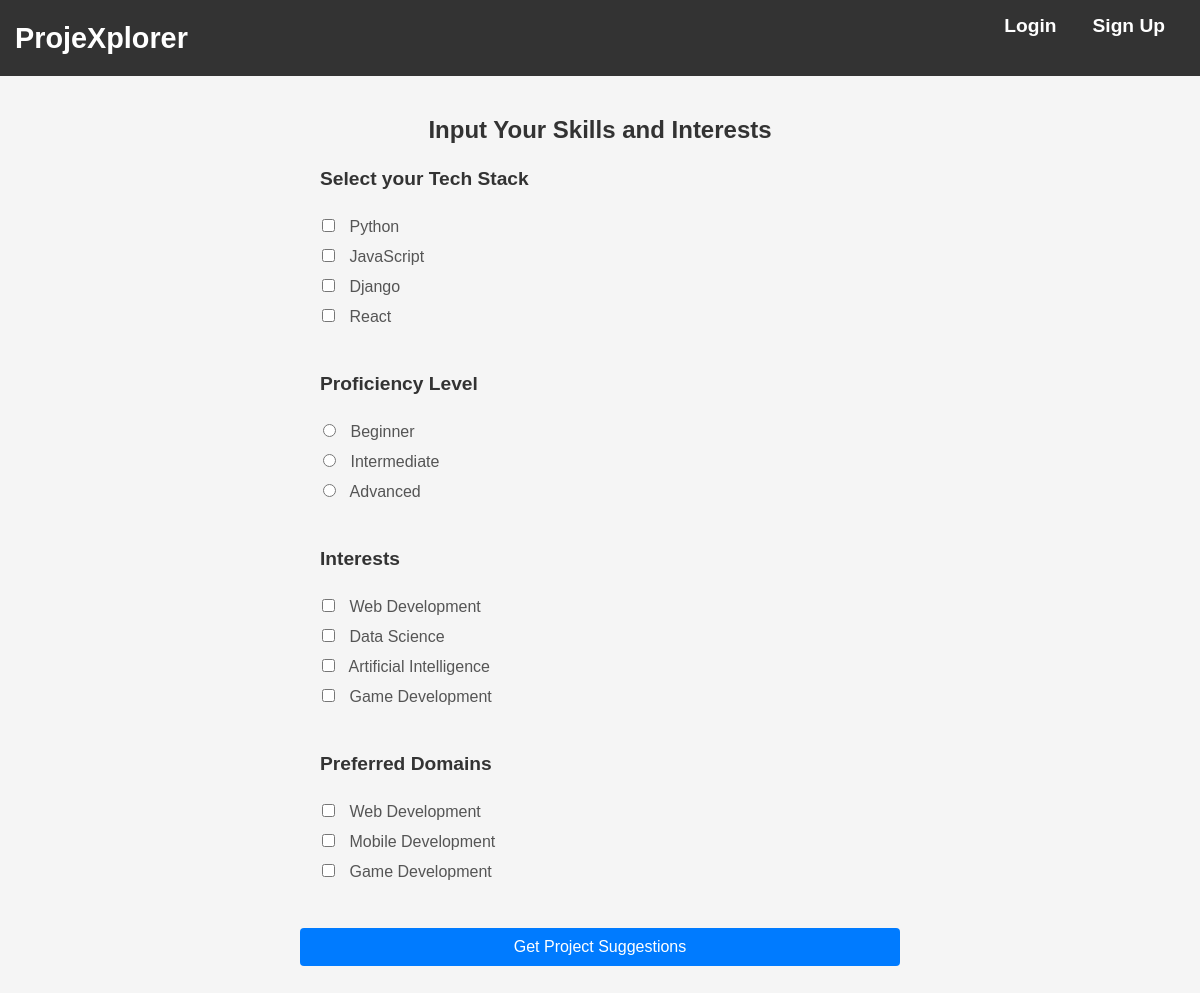
Page /skill-input/ on the committed database.
### suggester/models.py (models this page shows, shortened)
class TechStack(models.Model):
    name = models.CharField(max_length=100)

class Interest(models.Model):
    name = models.CharField(max_length=100)

class Domain(models.Model):
    name = models.CharField(max_length=100)

### suggester/views.py (the view, shortened to what this page needs)
# urls.py: path('skill-input/', views.skill_input_view, name='skill_input'),
def skill_input_view(request):
    tech_stacks = TechStack.objects.all()
    interests = Interest.objects.all()
    domains = Domain.objects.all()
    return render(request, 'suggester/skill_form.html', {
        'tech_stacks': tech_stacks,
        'interests': interests,
        'domains': domains
    })

### suggester/templates/suggester/skill_form.html (shortened to what this page needs)
{% extends 'suggester/base.html' %}
{% block content %}
<h2>Input Your Skills and Interests</h2>
<form method="post">
    <fieldset style="   border: none;">
        <legend>Select your Tech Stack</legend>
        <div class="checkbox-group">
            {% for tech_stack in tech_stacks %}
                <label><input type="checkbox" name="tech_stacks" value="{{ tech_stack.id }}"> {{ tech_stack.name }}</label>
            {% endfor %}
        </div>
    </fieldset>
    <fieldset style="   border: none;">
        <legend>Proficiency Level</legend>
        <div class="checkbox-group">
            <label><input type="radio" name="proficiency" value="beginner"> Beginner</label>
            <label><input type="radio" name="proficiency" value="intermediate"> Intermediate</label>
            <label><input type="radio" name="proficiency" value="advanced"> Advanced</label>
        </div>
    </fieldset>
    <fieldset style="   border: none;">
        <legend>Interests</legend>
        <div class="checkbox-group">
            {% for interest in interests %}
                <label><input type="checkbox" name="interests" value="{{ interest.id }}"> {{ interest.name }}</label>
            {% endfor %}
        </div>
    </fieldset>
    <fieldset style="   border: none;">
        <legend>Preferred Domains</legend>
        <div class="checkbox-group">
            {% for domain in domains %}
                <label><input type="checkbox" name="domains" value="{{ domain.id }}"> {{ domain.name }}</label>
            {% endfor %}
        </div>
    </fieldset>
    <button type="submit">Get Project Suggestions</button>
</form>
{% endblock %}

### suggester/templates/suggester/base.html (shortened to what this page needs)
<!DOCTYPE html>
<html lang="en">
<head>
    {% load static %}
    <link rel="stylesheet" href="{% static 'suggester/styles.css' %}">
</head>
<body>
    <nav>
        <div class="project-title">
            <a href="{% url 'skill_input' %}">ProjeXplorer</a>
        </div>
        <ul>
            {% if user.is_authenticated %}
                <li>
                    <form method="post" action="{% url 'logout' %}" style="margin: 0;">
                        {% csrf_token %}
                        <button type="submit" class="logout-button">Logout</button>
                    </form>
                </li>
            {% else %}
                <li><a href="{% url 'login' %}">Login</a></li>
                <li><a href="{% url 'signup' %}">Sign Up</a></li>
            {% endif %}
        </ul>
    </nav>
    <div class="container">
        {% block content %}
        {% endblock %}
    </div>
</body>
</html>

### suggester/static/suggester/styles.css (style rules this page uses)
body { font-family: Arial, sans-serif; margin: 0; padding: 0; }
nav { background-color: #333; padding: 1em; }
nav ul { list-style: none; display: flex; gap: 1em; }
nav ul li a { color: white; text-decoration: none; }
.container { padding: 2em; }
form fieldset { margin-bottom: 1em; border: 1px solid #ccc; padding: 1em; }
form legend { font-weight: bold; }
button { padding: 0.5em 1em; background-color: #333; color: white; border: none; cursor: pointer; }
h2 { margin-bottom: 1em; }
ul { list-style: none; padding: 0; }
li { margin-bottom: 1.5em; }

### suggester/templates/suggester/base.html (style rules this page uses)
body { margin: 0; padding: 0; font-family: Arial, sans-serif; background-color: #f5f5f5; }
nav { background-color: #333; color: white; padding: 15px; display: flex; justify-content: space-between; align-items: center; }
.project-title { font-size: 1.8em; font-weight: bold; margin: 0; }
.project-title a { color: white; text-decoration: none; }
nav ul { list-style: none; margin: 0; padding: 0; display: flex; }
nav ul li { margin-right: 20px; }
nav ul li a { color: white; text-decoration: none; font-weight: bold; font-size: 1.2em; }
.container { padding: 20px; max-width: 960px; margin: 0 auto; }
form { margin: 0; }

### suggester/templates/suggester/skill_form.html (style rules this page uses)
body { font-family: Arial, sans-serif; background-color: #f5f5f5; margin: 0; }
h2 { text-align: center; color: #333; }
form { padding: 0px; background-color: none; border-radius: 8px; max-width: 600px; margin: 20px auto; }
fieldset { border: none; margin-bottom: 20px; }
legend { font-size: 1.2em; margin-bottom: 10px; color: #333; font-weight: bold; }
label { display: block; margin-bottom: 10px; font-size: 1em; color: #555; }
input[type="checkbox"], input[type="radio"] { margin-right: 10px; }
.checkbox-group { margin-bottom: 15px; }
button { background-color: #007bff; color: white; border: none; padding: 10px 15px; border-radius: 4px; cursor: pointer; font-size: 1em; width: 100%; transition: background-color 0.3s ease; }

### rows in the picture
TechStack: name "Python"
TechStack: name "JavaScript"
TechStack: name "Django"
TechStack: name "React"
Interest: name "Web Development"
Interest: name "Data Science"
Interest: name "Artificial Intelligence"
Interest: name "Game Development"
Domain: name "Web Development"
Domain: name "Mobile Development"
Domain: name "Game Development"
